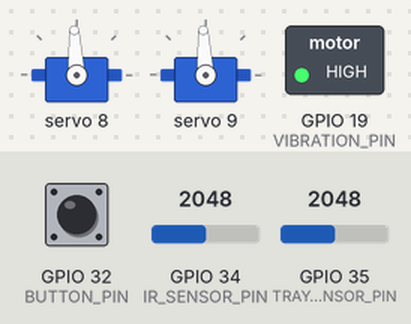
Bench run of a sketch on a simulated ESP32. Parts: 2 × servo, switched loads named in the sketch (green lamp = pin HIGH). Inputs (shaded band) come from the test bench; at power-on: GPIO 35 (TRAY_IR_SENSOR_PIN) = 2048, GPIO 34 (IR_SENSOR_PIN) = 2048, GPIO 32 (BUTTON_PIN) HIGH. What the sketch prints to the serial monitor is not drawn.

Above: at 3.2 s.
3.3 s: GPIO 35 (TRAY_IR_SENSOR_PIN) set to 647
4.8 s: GPIO 35 (TRAY_IR_SENSOR_PIN) set to 578
At 6.7 s:
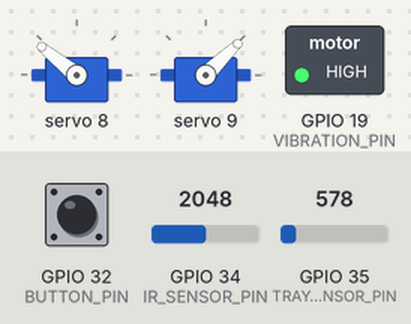
7.8 s: GPIO 34 (IR_SENSOR_PIN) set to 1304
9.3 s: GPIO 34 (IR_SENSOR_PIN) set to 1170
At 9.9 s:
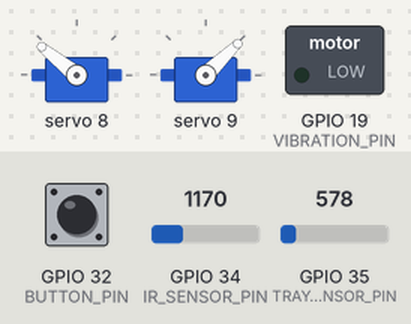
10.9 s: GPIO 32 (BUTTON_PIN) pulled LOW for 0.25 s
At 11.5 s:
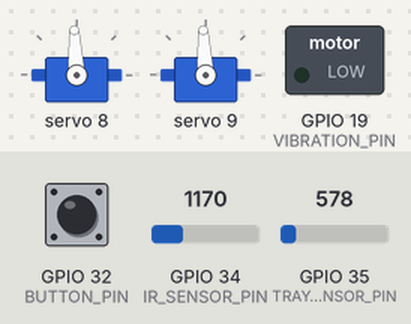
12.6 s: GPIO 32 (BUTTON_PIN) pulled LOW for 1 s
At 12.75 s:
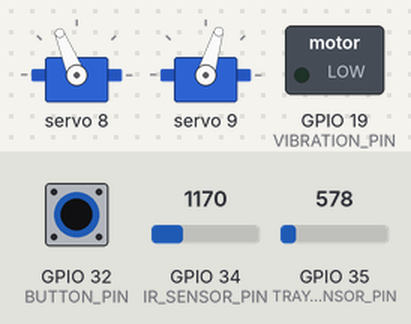
Timing chart, 0 to 37.7 s (numbered marks = the images above; inputs shaded):
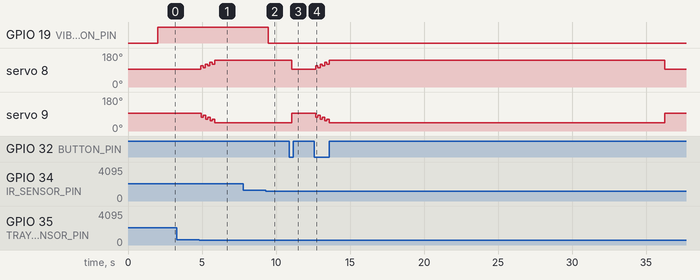

The sketch:

sketch_may11c.ino
```cpp
#include <Wire.h>
#include <Adafruit_PWMServoDriver.h>

// PCA9685 setup
Adafruit_PWMServoDriver pwm = Adafruit_PWMServoDriver(0x40);  // Default address

#define SERVO_CHANNEL_LEFT 8       // right Servo connected to channel 8 on PCA9685
#define SERVO_CHANNEL_RIGHT 9       // left Servo connected to channel 9 on PCA9685
#define SERVO_CENTER  1500    // Custom center pulse

#define SERVO_RIGHT 1200    // Custom center pulse
#define SERVO_LEFT 1800    // Custom center pulse

#define SERVO_RIGHT_CENTER 1500    // Custom center pulse
#define SERVO_LEFT_CENTER 1500    // Custom center pulse

#define SERVO_OFFSET 300

#define SERVO_LEFT_POS  (SERVO_LEFT_CENTER + SERVO_OFFSET)   // e.g., 1800
#define SERVO_RIGHT_POS (SERVO_RIGHT_CENTER - SERVO_OFFSET)   // e.g., 1200


#define BUTTON_PIN 32         // Joystick button

// IR sensor and vibration motor
#define IR_SENSOR_PIN 34
#define TRAY_IR_SENSOR_PIN 35

#define VIBRATION_PIN 19

#define SERVO_RIGHT_TARGET 1000
#define SERVO_LEFT_TARGET 2000

#define STEP_DELAY 150        // delay between each step in ms
#define STEP_SIZE 200         // microseconds to move per step

int currentLeft = 1500;      // starting point for left servo
int currentRight = 1500;     // starting point for right servo
unsigned long startTime = 0;

// Servo state
bool isRight = false;
bool isFallen = false;
bool isPhoneWas = false;
bool prevButtonState = HIGH;

void moveServoSmoothly() {
  int currentLeft = 1500;      // starting point for left servo
  int currentRight = 1500;
  while (currentLeft != SERVO_LEFT_TARGET || currentRight != SERVO_RIGHT_TARGET) {
    // Move left servo toward target
    if (currentLeft < SERVO_LEFT_TARGET) {
      currentLeft += STEP_SIZE;
      if (currentLeft > SERVO_LEFT_TARGET) currentLeft = SERVO_LEFT_TARGET;
    } else if (currentLeft > SERVO_LEFT_TARGET) {
      currentLeft -= STEP_SIZE;
      if (currentLeft < SERVO_LEFT_TARGET) currentLeft = SERVO_LEFT_TARGET;
    }

    // Move right servo toward target
    if (currentRight < SERVO_RIGHT_TARGET) {
      currentRight += STEP_SIZE;
      if (currentRight > SERVO_RIGHT_TARGET) currentRight = SERVO_RIGHT_TARGET;
    } else if (currentRight > SERVO_RIGHT_TARGET) {
      currentRight -= STEP_SIZE;
      if (currentRight < SERVO_RIGHT_TARGET) currentRight = SERVO_RIGHT_TARGET;
    }

    // Apply servo movement
    moveServoMicroseconds(SERVO_CHANNEL_LEFT, currentLeft);
    moveServoMicroseconds(SERVO_CHANNEL_RIGHT, currentRight);
    delay(STEP_DELAY);

    // Move left servo toward target
    if (currentLeft < SERVO_LEFT_TARGET) {
      currentLeft -= STEP_SIZE - 100;
      if (currentLeft > SERVO_LEFT_TARGET) currentLeft = SERVO_LEFT_TARGET;
    } else if (currentLeft > SERVO_LEFT_TARGET) {
      currentLeft += STEP_SIZE - 100;
      if (currentLeft < SERVO_LEFT_TARGET) currentLeft = SERVO_LEFT_TARGET;
    }

    // Move right servo toward target
    if (currentRight < SERVO_RIGHT_TARGET) {
      currentRight -= STEP_SIZE - 100;
      if (currentRight > SERVO_RIGHT_TARGET) currentRight = SERVO_RIGHT_TARGET;
    } else if (currentRight > SERVO_RIGHT_TARGET) {
      currentRight += STEP_SIZE - 100;
      if (currentRight < SERVO_RIGHT_TARGET) currentRight = SERVO_RIGHT_TARGET;
    }

    // Apply servo movement
    moveServoMicroseconds(SERVO_CHANNEL_LEFT, currentLeft);
    moveServoMicroseconds(SERVO_CHANNEL_RIGHT, currentRight);
    delay(STEP_DELAY);
  }
}

void setup() {
  Serial.begin(115200);
  delay(2000);
  Serial.println("Setup starting...");

  // Button setup
  pinMode(BUTTON_PIN, INPUT_PULLUP);

  // IR sensor and vibration motor
  pinMode(IR_SENSOR_PIN, INPUT);
  pinMode(TRAY_IR_SENSOR_PIN, INPUT);
  pinMode(VIBRATION_PIN, OUTPUT);
  digitalWrite(VIBRATION_PIN, LOW);  // Start with vibration off

  // I2C and PCA9685 setup
  Wire.begin(21, 22);  // ESP32 SDA, SCL
  pwm.begin();
  pwm.setPWMFreq(50);  // 50Hz for servos
  delay(10);

  // Initialize servo position
  moveServoMicroseconds(SERVO_CHANNEL_LEFT, SERVO_CENTER);
  moveServoMicroseconds(SERVO_CHANNEL_RIGHT, SERVO_CENTER);
  Serial.println("Servo initialized at center.");
}

void loop() {
  // ---- Joystick Button Logic ----
  int buttonState = digitalRead(BUTTON_PIN);
  int traySensorValue = analogRead(TRAY_IR_SENSOR_PIN);
  float trayVoltage = traySensorValue * (3.3 / 4095.0);  // Convert to volts
  if (prevButtonState == HIGH && buttonState == LOW) {
    isRight = !isRight;
    if (isRight) {
      //moveServoMicroseconds(SERVO_CHANNEL_LEFT, SERVO_LEFT);
      //moveServoMicroseconds(SERVO_CHANNEL_RIGHT, SERVO_RIGHT);
      moveServoSmoothly();
      Serial.println("Servo moved RIGHT");
    } else {
      moveServoMicroseconds(SERVO_CHANNEL_LEFT, SERVO_CENTER);
      moveServoMicroseconds(SERVO_CHANNEL_RIGHT, SERVO_CENTER);
      Serial.println("Servo moved CENTER");
    }
    delay(200); // Debounce
  }
  prevButtonState = buttonState;

  // ---- IR Sensor & Vibration Motor Logic ----
  int sensorValue = analogRead(IR_SENSOR_PIN);
  float voltage = sensorValue * (3.3 / 4095.0);  // Convert to volts

  Serial.print("TRAY IR Sensor Voltage: ");
  Serial.print(trayVoltage);
  Serial.print(" V - ");

  if (voltage > 1.0) {
    digitalWrite(VIBRATION_PIN, HIGH);
    Serial.println("Hand detected - Vibration ON");
  } else {
    digitalWrite(VIBRATION_PIN, LOW);
    Serial.println("No hand - Vibration OFF");
  }

  delay(100); // Smooth reading

  // !isRight means that the robot is up
  if (trayVoltage > 1 && !isRight) {
    Serial.println("detected phone on tray");
    isPhoneWas = true;
  }

  if (isPhoneWas && !isRight && trayVoltage < 0.5) {
    Serial.println("phone is off");
    isRight = !isRight;
    moveServoSmoothly();
    startTime = millis();
    isFallen = true;
    isPhoneWas = false;
  }

  if(isFallen && millis() - startTime > 30000) {
    isRight = !isRight;
    moveServoMicroseconds(SERVO_CHANNEL_LEFT, SERVO_CENTER);
    moveServoMicroseconds(SERVO_CHANNEL_RIGHT, SERVO_CENTER);
    isFallen = false;
  }
  delay(100); // Smooth reading
}

// Convert microseconds to PWM signal for PCA9685
void moveServoMicroseconds(uint8_t channel, int pulse_us) {
  int pwm_val = (pulse_us * 4096) / 20000;  // Convert to 12-bit value
  pwm.setPWM(channel, 0, pwm_val);

  Serial.print("Servo Channel ");
  Serial.print(channel);
  Serial.print(" → ");
  Serial.print(pulse_us);
  Serial.print("us → PWM: ");
  Serial.println(pwm_val);
}
```

Measured:
- the behaviour switches between 621 and 620 on GPIO 35 (TRAY_IR_SENSOR_PIN) (found by bisection; images 0 and 1)
- the behaviour switches between 1241 and 1240 on GPIO 34 (IR_SENSOR_PIN) (found by bisection; images 1 and 2)
- after the input at 3.3 s, every drawn part: stays the same
- after the input at 4.8 s, servo 8: 93° → 112° after 0.13 s, → 102° 0.15 s later, → 121° 0.15 s later, → 112° 0.15 s later, … (7 changes in this stretch); servo 9: 93° → 73° after 0.13 s, → 83° 0.15 s later, → 63° 0.15 s later, → 73° 0.15 s later, … (7 changes in this stretch)
- after the input at 7.8 s, every drawn part: stays the same
- after the input at 9.3 s, GPIO 19 (VIBRATION_PIN): HIGH → LOW after 0.16 s
- after the input at 10.9 s, servo 8: 141° → 93° after 0.16 s; servo 9: 44° → 93° after 0.17 s
- after the input at 12.6 s, servo 8: 93° → 112° after 0.07 s, → 102° 0.15 s later, → 121° 0.15 s later, → 112° 0.15 s later, … (8 changes in this stretch); servo 9: 93° → 73° after 0.07 s, → 83° 0.15 s later, → 63° 0.15 s later, → 73° 0.15 s later, … (8 changes in this stretch)
